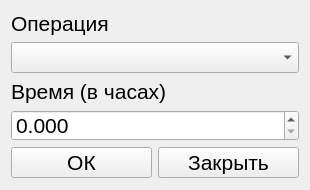
<?xml version="1.0" encoding="UTF-8"?>
<ui version="4.0">
 <class>Form</class>
 <widget class="QWidget" name="Form">
  <property name="geometry">
   <rect>
    <x>0</x>
    <y>0</y>
    <width>310</width>
    <height>190</height>
   </rect>
  </property>
  <property name="minimumSize">
   <size>
    <width>310</width>
    <height>190</height>
   </size>
  </property>
  <property name="maximumSize">
   <size>
    <width>310</width>
    <height>190</height>
   </size>
  </property>
  <property name="windowTitle">
   <string>Добавление операции</string>
  </property>
  <layout class="QGridLayout" name="gridLayout">
   <item row="5" column="0">
    <layout class="QHBoxLayout" name="horizontalLayout">
     <item>
      <widget class="QPushButton" name="ok">
       <property name="font">
        <font>
         <pointsize>16</pointsize>
        </font>
       </property>
       <property name="text">
        <string>ОК</string>
       </property>
      </widget>
     </item>
     <item>
      <widget class="QPushButton" name="closing">
       <property name="font">
        <font>
         <pointsize>16</pointsize>
        </font>
       </property>
       <property name="text">
        <string>Закрыть</string>
       </property>
      </widget>
     </item>
    </layout>
   </item>
   <item row="1" column="0">
    <widget class="QComboBox" name="operations">
     <property name="font">
      <font>
       <pointsize>14</pointsize>
      </font>
     </property>
    </widget>
   </item>
   <item row="0" column="0">
    <widget class="QLabel" name="operation_label">
     <property name="font">
      <font>
       <pointsize>16</pointsize>
      </font>
     </property>
     <property name="text">
      <string>Операция</string>
     </property>
    </widget>
   </item>
   <item row="2" column="0">
    <widget class="QLabel" name="time_label">
     <property name="font">
      <font>
       <pointsize>16</pointsize>
      </font>
     </property>
     <property name="text">
      <string>Время (в часах)</string>
     </property>
    </widget>
   </item>
   <item row="3" column="0">
    <widget class="QDoubleSpinBox" name="time">
     <property name="font">
      <font>
       <pointsize>16</pointsize>
      </font>
     </property>
     <property name="decimals">
      <number>3</number>
     </property>
     <property name="maximum">
      <double>100.998999999999995</double>
     </property>
    </widget>
   </item>
  </layout>
 </widget>
 <resources/>
 <connections/>
</ui>
